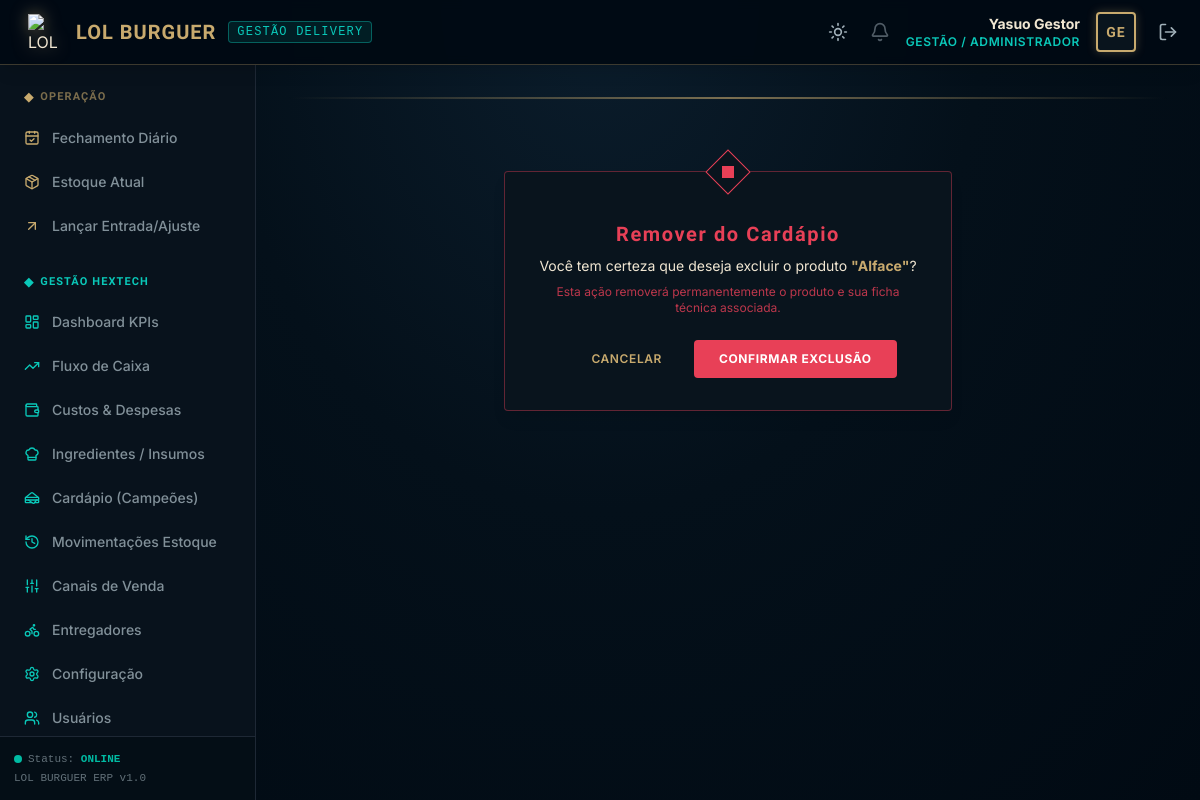
The page /produtos/itens/101/excluir/ (signed in) on the database its author committed.
### core/models.py (models this page shows, shortened)
class Usuario(AbstractUser):
    ROLE_CHOICES = (
        ('GESTAO', 'Gestão / Administrador'),
        ('OPERADOR', 'Operador de Caixa / Atendente'),
    )
    role = models.CharField(
        max_length=20,
        choices=ROLE_CHOICES,
        default='OPERADOR',
        verbose_name="Cargo / Nível de Acesso"
    )
    class Meta:
        verbose_name = "Usuário"
        verbose_name_plural = "Usuários"
        ordering = ['username']

### produtos/models.py (models this page shows, shortened)
class Produto(models.Model):
    CATEGORIAS = (
        ('BURGER', 'Hambúrgueres (Campeões)'),
        ('BEBIDA', 'Bebidas'),
        ('ACOMPANHAMENTO', 'Acompanhamentos e Fritas'),
        ('COMBO', 'Combos Hextech'),
        ('ENTRADA', 'Entradas e Porções'),
        ('CROISSANT', 'Croissants'),
        ('SOBREMESA', 'Sobremesas e Mimos'),
        ('ADICIONAL', 'Adicionais (extras do lanche)'),
    )
    nome = models.CharField(max_length=100, verbose_name="Nome do Produto")
    categoria = models.CharField(max_length=20, choices=CATEGORIAS, default='BURGER', verbose_name="Categoria")
    descricao = models.TextField(blank=True, null=True, verbose_name="Descrição do Lanche")
    foto = models.ImageField(upload_to='produtos/', blank=True, null=True, verbose_name="Foto do Lanche")
    status = models.BooleanField(default=True, verbose_name="Ativo / Em Linha")
    custo_aquisicao = models.DecimalField(
        max_digits=10, decimal_places=2, default=Decimal('0.00'),
        verbose_name="Custo de aquisição (revenda)",
        help_text="Só para itens de revenda comprados prontos (refrigerante, água, chocolate). "
                  "Deixe 0 para produtos feitos por ficha técnica.")
    class Meta:
        verbose_name = "Produto"
        verbose_name_plural = "Produtos"
        ordering = ['nome']

### core/decorators.py (the view)
    def _wrapped_view_func(request, *args, **kwargs):
        if request.user.is_authenticated and request.user.role == 'GESTAO':
            return view_func(request, *args, **kwargs)
        messages.error(request, "Acesso negado: Apenas a Gestão tem permissão para acessar esta página.")
        return redirect('home')

### templates/produtos/produto_confirm_delete.html (shortened to what this page needs)
{% extends "base.html" %}
{% block content %}
<div class="max-w-md mx-auto my-12">
    <div class="bg-hex_dark_card border border-hex_danger/40 p-6 md:p-8 rounded shadow-lg relative text-center">
        <div class="absolute top-0 left-1/2 transform -translate-x-1/2 -translate-y-1/2 w-8 h-8 rotate-45 border border-hex_danger flex items-center justify-center bg-hex_dark_card">
            <div class="w-3 h-3 bg-hex_danger rotate-45"></div>
        </div>
        <h1 class="text-xl font-bold title-hex text-hex_danger mt-4 mb-2">Remover do Cardápio</h1>
        <p class="text-sm text-hex_gold_light mb-6">
            Você tem certeza que deseja excluir o produto <span class="font-bold text-hex_gold">"{{ produto.nome }}"</span>?
            <br>
            <span class="text-xs text-hex_danger/80 block mt-2">Esta ação removerá permanentemente o produto e sua ficha técnica associada.</span>
        </p>
        <form method="post" class="flex items-center justify-center space-x-4">
            <a href="{% url 'produto_listar' %}" class="px-4 py-2.5 rounded text-xs font-semibold text-hex_gold hover:text-white transition-all uppercase tracking-wider">
                Cancelar
            </a>
            <button type="submit" class="bg-hex_danger hover:bg-red-700 text-white font-bold py-2.5 px-6 rounded transition-all uppercase tracking-wider text-xs border border-hex_danger/40">
                Confirmar Exclusão
            </button>
        </form>
    </div>
</div>
{% endblock %}

### templates/base.html (shortened to what this page needs)
<!DOCTYPE html>
<html lang="pt-br" class="h-full">
<head>
    <script src="https://cdn.tailwindcss.com"></script>
</head>
<body class="h-full flex flex-col" x-data="{ mobileSidebarOpen: false }">
    <header class="bg-hex_dark_bg/95 border-b border-hex_gold/30 px-4 py-3 flex items-center justify-between z-20 shadow-lg backdrop-blur-sm">
        <div class="flex items-center space-x-3">
            <div class="flex items-center space-x-3">
                <img src="/media/produtos/logo.png" alt="LOL BURGUER Logo" class="w-9 h-9 object-contain filter drop-shadow-[0_0_8px_rgba(200,170,110,0.5)]">
                <span class="text-xl font-bold title-hex text-hex_gold tracking-wider">LOL BURGUER</span>
                <span class="hidden md:inline-block text-xs font-mono uppercase tracking-widest text-hex_blue border border-hex_blue/40 bg-hex_blue/10 px-2 py-0.5 rounded">
                    Gestão Delivery
                </span>
            </div>
        </div>
        <div class="flex items-center space-x-4">
            <button type="button" onclick="lbToggleTheme()" title="Alternar tema claro / escuro"
                class="text-hex_gold_dim hover:text-hex_gold p-1.5 rounded hover:bg-hex_active transition-all">
                <i data-lucide="sun" class="w-5 h-5 lb-icon-dark"></i>
            </button>
            {% if user.is_authenticated %}
                <div hx-get="{% url 'notificacoes_badge' %}" hx-trigger="load, every 60s" class="relative group cursor-pointer mr-2">
                    <i data-lucide="bell" class="w-5 h-5 text-hex_gold_dim opacity-50 group-hover:opacity-100 transition-opacity"></i>
                </div>
                <div class="text-right hidden sm:block">
                    <p class="text-sm font-bold text-hex_gold_light">{{ user.get_full_name|default:user.username }}</p>
                    <p class="text-xs text-hex_blue uppercase tracking-wider font-semibold">{{ user.get_role_display }}</p>
                </div>
                <div class="w-10 h-10 border-2 border-hex_gold rounded flex items-center justify-center bg-hex_dark_card shadow-[0_0_10px_rgba(200,170,110,0.3)]">
                    <span class="text-hex_gold font-bold title-hex text-sm">{{ user.username|slice:":2"|upper }}</span>
                </div>
                <a href="{% url 'logout' %}" class="text-hex_gold_dim hover:text-hex_gold p-1.5 rounded hover:bg-hex_dark_card transition-all" title="Sair do Sistema">
                    <i data-lucide="log-out" class="w-5 h-5"></i>
                </a>
            {% else %}
                <span class="text-xs uppercase text-hex_gold_dim font-mono">Sem autenticação</span>
            {% endif %}
        </div>
    </header>
    <div class="flex-1 flex min-h-0 overflow-hidden">
        {% if user.is_authenticated %}
        <aside
            :class="mobileSidebarOpen ? 'translate-x-0' : '-translate-x-full lg:translate-x-0'"
            class="fixed inset-y-0 left-0 pt-16 lg:pt-0 lg:static w-64 bg-hex_dark_card/95 border-r border-hex_dark_border flex flex-col justify-between transition-transform duration-300 ease-in-out z-10 lg:z-0 backdrop-blur-sm"
        >
            <div class="flex-1 overflow-y-auto px-3 py-6 space-y-7">
                <div>
                    <h3 class="text-[11px] uppercase text-hex_gold/60 font-bold tracking-widest mb-3 px-3 title-hex flex items-center space-x-1.5">
                        <span class="text-hex_gold text-xs">◆</span>
                        <span>Operação</span>
                    </h3>
                    <nav class="space-y-1">
                        <a href="{% url 'fechamento_diario' %}" class="flex items-center space-x-3 px-3 py-2.5 rounded text-sm font-medium transition-all hover:bg-hex_dark_bg/80 hover:text-hex_gold_light {% if request.resolver_match.url_name == 'fechamento_diario' %}bg-hex_active text-hex_gold_light border-l-4 border-hex_gold font-bold shadow-[0_0_10px_rgba(200,170,110,0.15)]{% else %}text-hex_gold_dim/80{% endif %}">
                            <i data-lucide="calendar-check" class="w-4 h-4 text-hex_gold"></i>
                            <span>Fechamento Diário</span>
                        </a>
                        <a href="{% url 'estoque_resumo' %}" class="flex items-center space-x-3 px-3 py-2.5 rounded text-sm font-medium transition-all hover:bg-hex_dark_bg/80 hover:text-hex_gold_light {% if request.resolver_match.url_name == 'estoque_resumo' %}bg-hex_active text-hex_gold_light border-l-4 border-hex_gold font-bold shadow-[0_0_10px_rgba(200,170,110,0.15)]{% else %}text-hex_gold_dim/80{% endif %}">
                            <i data-lucide="package" class="w-4 h-4 text-hex_gold"></i>
                            <span>Estoque Atual</span>
                        </a>
                        <a href="{% url 'estoque_ajustar' %}" class="flex items-center space-x-3 px-3 py-2.5 rounded text-sm font-medium transition-all hover:bg-hex_dark_bg/80 hover:text-hex_gold_light {% if request.resolver_match.url_name == 'estoque_ajustar' %}bg-hex_active text-hex_gold_light border-l-4 border-hex_gold font-bold shadow-[0_0_10px_rgba(200,170,110,0.15)]{% else %}text-hex_gold_dim/80{% endif %}">
                            <i data-lucide="arrow-up-right" class="w-4 h-4 text-hex_gold"></i>
                            <span>Lançar Entrada/Ajuste</span>
                        </a>
                    </nav>
                </div>
                {% if user.role == 'GESTAO' %}
                <div>
                    <h3 class="text-[11px] uppercase text-hex_blue font-bold tracking-widest mb-3 px-3 title-hex flex items-center space-x-1.5">
                        <span class="text-hex_blue text-xs">◆</span>
                        <span>Gestão Hextech</span>
                    </h3>
                    <nav class="space-y-1">
                        <a href="{% url 'dashboard' %}" class="flex items-center space-x-3 px-3 py-2.5 rounded text-sm font-medium transition-all hover:bg-hex_dark_bg/80 hover:text-hex_blue {% if request.resolver_match.url_name == 'dashboard' %}bg-hex_active text-hex_blue border-l-4 border-hex_blue font-bold shadow-[0_0_10px_rgba(10,200,185,0.2)]{% else %}text-hex_gold_dim/80{% endif %}">
                            <i data-lucide="layout-dashboard" class="w-4 h-4 text-hex_blue"></i>
                            <span>Dashboard KPIs</span>
                        </a>
                        <a href="{% url 'fluxo_caixa_projetado' %}" class="flex items-center space-x-3 px-3 py-2.5 rounded text-sm font-medium transition-all hover:bg-hex_dark_bg/80 hover:text-hex_blue {% if request.resolver_match.url_name == 'fluxo_caixa_projetado' %}bg-hex_active text-hex_blue border-l-4 border-hex_blue font-bold shadow-[0_0_10px_rgba(10,200,185,0.2)]{% else %}text-hex_gold_dim/80{% endif %}">
                            <i data-lucide="trending-up" class="w-4 h-4 text-hex_blue"></i>
                            <span>Fluxo de Caixa</span>
                        </a>
                        <a href="{% url 'despesa_listar' %}" class="flex items-center space-x-3 px-3 py-2.5 rounded text-sm font-medium transition-all hover:bg-hex_dark_bg/80 hover:text-hex_blue {% if request.resolver_match.url_name == 'despesa_listar' or 'despesa_criar' in request.resolver_match.url_name or 'despesa_editar' in request.resolver_match.url_name %}bg-hex_active text-hex_blue border-l-4 border-hex_blue font-bold shadow-[0_0_10px_rgba(10,200,185,0.2)]{% else %}text-hex_gold_dim/80{% endif %}">
                            <i data-lucide="wallet" class="w-4 h-4 text-hex_blue"></i>
                            <span>Custos & Despesas</span>
                        </a>
                        <a href="{% url 'ingrediente_listar' %}" class="flex items-center space-x-3 px-3 py-2.5 rounded text-sm font-medium transition-all hover:bg-hex_dark_bg/80 hover:text-hex_blue {% if request.resolver_match.url_name == 'ingrediente_listar' %}bg-hex_active text-hex_blue border-l-4 border-hex_blue font-bold shadow-[0_0_10px_rgba(10,200,185,0.2)]{% else %}text-hex_gold_dim/80{% endif %}">
                            <i data-lucide="chef-hat" class="w-4 h-4 text-hex_blue"></i>
                            <span>Ingredientes / Insumos</span>
                        </a>
                        <a href="{% url 'produto_listar' %}" class="flex items-center space-x-3 px-3 py-2.5 rounded text-sm font-medium transition-all hover:bg-hex_dark_bg/80 hover:text-hex_blue {% if request.resolver_match.url_name == 'produto_listar' %}bg-hex_active text-hex_blue border-l-4 border-hex_blue font-bold shadow-[0_0_10px_rgba(10,200,185,0.2)]{% else %}text-hex_gold_dim/80{% endif %}">
                            <i data-lucide="sandwich" class="w-4 h-4 text-hex_blue"></i>
                            <span>Cardápio (Campeões)</span>
                        </a>
                        <a href="{% url 'estoque_historico' %}" class="flex items-center space-x-3 px-3 py-2.5 rounded text-sm font-medium transition-all hover:bg-hex_dark_bg/80 hover:text-hex_blue {% if request.resolver_match.url_name == 'estoque_historico' %}bg-hex_active text-hex_blue border-l-4 border-hex_blue font-bold shadow-[0_0_10px_rgba(10,200,185,0.2)]{% else %}text-hex_gold_dim/80{% endif %}">
                            <i data-lucide="history" class="w-4 h-4 text-hex_blue"></i>
                            <span>Movimentações Estoque</span>
                        </a>
                        <a href="{% url 'canal_listar' %}" class="flex items-center space-x-3 px-3 py-2.5 rounded text-sm font-medium transition-all hover:bg-hex_dark_bg/80 hover:text-hex_blue {% if request.resolver_match.url_name == 'canal_listar' %}bg-hex_active text-hex_blue border-l-4 border-hex_blue font-bold shadow-[0_0_10px_rgba(10,200,185,0.2)]{% else %}text-hex_gold_dim/80{% endif %}">
                            <i data-lucide="sliders" class="w-4 h-4 text-hex_blue"></i>
                            <span>Canais de Venda</span>
                        </a>
                        <a href="{% url 'entregador_listar' %}" class="flex items-center space-x-3 px-3 py-2.5 rounded text-sm font-medium transition-all hover:bg-hex_dark_bg/80 hover:text-hex_blue {% if request.resolver_match.url_name == 'entregador_listar' %}bg-hex_active text-hex_blue border-l-4 border-hex_blue font-bold shadow-[0_0_10px_rgba(10,200,185,0.2)]{% else %}text-hex_gold_dim/80{% endif %}">
                            <i data-lucide="bike" class="w-4 h-4 text-hex_blue"></i>
                            <span>Entregadores</span>
                        </a>
                        <a href="{% url 'configuracao_financeira' %}" class="flex items-center space-x-3 px-3 py-2.5 rounded text-sm font-medium transition-all hover:bg-hex_dark_bg/80 hover:text-hex_blue {% if request.resolver_match.url_name == 'configuracao_financeira' %}bg-hex_active text-hex_blue border-l-4 border-hex_blue font-bold shadow-[0_0_10px_rgba(10,200,185,0.2)]{% else %}text-hex_gold_dim/80{% endif %}">
                            <i data-lucide="settings" class="w-4 h-4 text-hex_blue"></i>
                            <span>Configuração</span>
                        </a>
                        <a href="{% url 'usuario_listar' %}" class="flex items-center space-x-3 px-3 py-2.5 rounded text-sm font-medium transition-all hover:bg-hex_dark_bg/80 hover:text-hex_blue {% if 'usuario' in request.resolver_match.url_name %}bg-hex_active text-hex_blue border-l-4 border-hex_blue font-bold shadow-[0_0_10px_rgba(10,200,185,0.2)]{% else %}text-hex_gold_dim/80{% endif %}">
                            <i data-lucide="users" class="w-4 h-4 text-hex_blue"></i>
                            <span>Usuários</span>
                        </a>
                    </nav>
                </div>
                {% endif %}
            </div>
            <div class="p-3.5 border-t border-hex_dark_border bg-hex_dark_bg/50 text-[11px] font-mono text-hex_gold_dim/60">
                <p class="flex items-center space-x-1.5">
                    <span class="w-2 h-2 rounded-full bg-hex_success animate-pulse inline-block"></span>
                    <span>Status: <strong class="text-hex_success font-semibold">ONLINE</strong></span>
                </p>
                <p class="mt-0.5">LOL BURGUER ERP v1.0</p>
            </div>
        </aside>
        {% endif %}
        <main class="flex-1 flex flex-col overflow-y-auto min-h-0 p-4 md:p-6 lg:p-8 relative">
            <div class="h-0.5 bg-gradient-to-r from-transparent via-hex_gold to-transparent mb-6 opacity-60"></div>
            {% block content %}
            {% endblock %}
        </main>
    </div>
</body>
</html>

### rows shown on the page
Usuario: get_full_name "Yasuo Gestor", role "GESTÃO / ADMINISTRADOR", username "GE"
Produto: nome "Alface"
